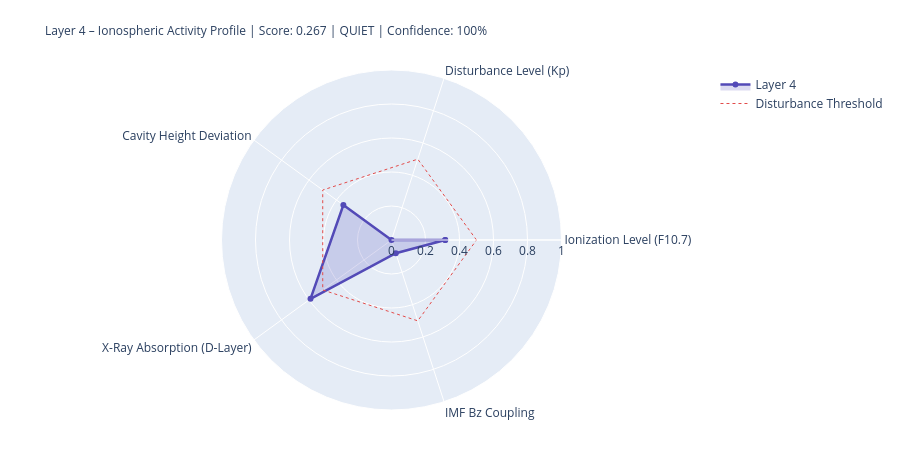

The notebook cell saved with this chart:
### Markdown cell above
---
## 4. State Assessment & Handoff to Layer 5

### Code cell
# ============================================================
# LAYER-4-SCORE
# ============================================================

COMPONENTS = {
    'Ionization Level (F10.7)':    {'score': ioniz,       'source': 'primary' if f107_now else 'from_layer0', 'dynamic': True},
    'Disturbance Level (Kp)':          {'score': disturb,     'source': 'primary' if kp_now   else 'from_layer0', 'dynamic': True},
    'Cavity Height Deviation':    {'score': h_dev,       'source': 'derived',                                'dynamic': True},
    'X-Ray Absorption (D-Layer)':{'score': xray_ioniz,  'source': 'primary' if xray_now else 'missing',     'dynamic': True},
    'IMF Bz Coupling':             {'score': bz_coupling, 'source': 'primary' if bz_now   else 'from_layer0', 'dynamic': True},
}

available    = {k: v['score'] for k, v in COMPONENTS.items() if v['score'] is not None}
unavailable  = [k for k, v in COMPONENTS.items() if v['score'] is None]
layer4_score = round(sum(available.values()) / len(available), 4) if available else None
confidence   = round(len(available) / len(COMPONENTS), 2)
level = ('unknown' if layer4_score is None
         else 'quiet'   if layer4_score < 0.3
         else 'moderate' if layer4_score < 0.6
         else 'active')
dominant_l4 = max(available, key=available.get) if available else 'none'

# Resonance delta for Schumann SR-1
sr1_ref = schumann_freq(1, 80.0)
sr1_now = schumann_freq(1, h_eff)
sr1_delta_mhz = (sr1_now - sr1_ref) * 1000

# Propagation conditions
prop_cond = ('disturbed'   if kp_val > 4
             else 'unsettled' if kp_val > 2
             else 'normal')
if xray_class in ['X', 'M']:
    prop_cond = 'Radio-Blackout moeglich'

W = 68
print('=' * W)
print('LAYER 4 – IONOSPHERE – STATE ASSESSMENT')
print('=' * W)
for name, comp in COMPONENTS.items():
    s = comp['score']
    if s is not None:
        bar = '█' * int(s * 20) + '░' * (20 - int(s * 20))
        print(f'  {name:<36} {bar}  {s:.3f}  [{comp["source"]}]')
    else:
        print(f'  {name:<36} {"─" * 20}  n/a   [missing]')
print('-' * W)
print(f'  Score:          {layer4_score:.3f}  ({len(available)}/{len(COMPONENTS)} components)')
print(f'  Confidence:     {confidence:.0%}')
print(f'  Level:          {level.upper()}')
print(f'  Dominant:       {dominant_l4}')
print(f'  Cavity height:  {h_eff:.1f} km  (Ref: 80.0 km)')
print(f'  SR-1:           {sr1_now:.3f} Hz  (Δ {sr1_delta_mhz:+.1f} mHz vs. ref)')
print(f'  Propagation:    {prop_cond}')
print(f'  X-Ray:          {xray_class}-class  ({xray_now:.2e} W/m²)' if xray_now else '  X-Ray:          n/a')
print('=' * W)

# Radar
cats   = list(available.keys())
vals_r = list(available.values())
if len(cats) >= 3:
    fig = go.Figure()
    fig.add_trace(go.Scatterpolar(
        r=vals_r + [vals_r[0]], theta=cats + [cats[0]],
        fill='toself', fillcolor='rgba(83,74,183,0.20)',
        line=dict(color='#534AB7', width=2.5), name='Layer 4'
    ))
    fig.add_trace(go.Scatterpolar(
        r=[0.5] * (len(cats)+1), theta=cats + [cats[0]],
        line=dict(color='#E24B4A', dash='dot', width=1),
        mode='lines', name='Disturbance Threshold'
    ))
    fig.update_layout(
        title=dict(
            text=f'Layer 4 – Ionospheric Activity Profile | Score: {layer4_score:.3f} | {level.upper()} | Confidence: {confidence:.0%}',
            font=dict(size=12)
        ),
        polar=dict(radialaxis=dict(visible=True, range=[0, 1])),
        height=450, showlegend=True,
        margin=dict(l=80, r=80, t=70, b=40)
    )
    fig.show()

### Figure 1 — Plotly figure (JSON) as saved in the notebook; plotly's stock layout.template omitted (floating-point values rounded to 4 significant figures)
{"data": [{"fill": "toself", "fillcolor": "rgba(83,74,183,0.20)", "line": {"color": "#534AB7", "width": 2.5}, "name": "Layer 4", "r": [0.316, 0.0, 0.35, 0.589, 0.082, 0.316], "theta": ["Ionization Level (F10.7)", "Disturbance Level (Kp)", "Cavity Height Deviation", "X-Ray Absorption (D-Layer)", "IMF Bz Coupling", "Ionization Level (F10.7)"], "type": "scatterpolar"}, {"line": {"color": "#E24B4A", "dash": "dot", "width": 1}, "mode": "lines", "name": "Disturbance Threshold", "r": [0.5, 0.5, 0.5, 0.5, 0.5, 0.5], "theta": ["Ionization Level (F10.7)", "Disturbance Level (Kp)", "Cavity Height Deviation", "X-Ray Absorption (D-Layer)", "IMF Bz Coupling", "Ionization Level (F10.7)"], "type": "scatterpolar"}], "layout": {"height": 450, "margin": {"b": 40, "l": 80, "r": 80, "t": 70}, "polar": {"radialaxis": {"range": [0, 1], "visible": true}}, "showlegend": true, "title": {"font": {"size": 12}, "text": "Layer 4 – Ionospheric Activity Profile | Score: 0.267 | QUIET | Confidence: 100%"}}}
